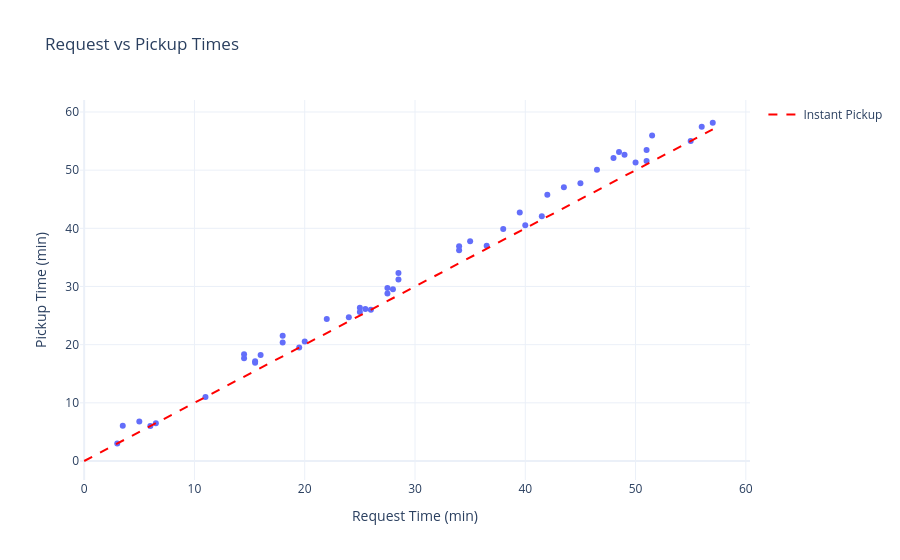

Here is the notebook cell this chart was saved with:
### Code cell
# Analyze user statistics
fig, wait_time_stats = analysis.analyze_user_stats(results_dir)
fig.show()

print('\n⏱️ Wait Time Statistics (minutes):')
print(wait_time_stats.to_string())

### Figure 1 — Plotly figure (JSON) as saved in the notebook; plotly's stock layout.template omitted (floating-point values rounded to 4 significant figures)
{"data": [{"hovertemplate": "Request Time (min)=%{x}<br>Pickup Time (min)=%{y}<extra></extra>", "legendgroup": "", "marker": {"color": "#636efa", "symbol": "circle"}, "mode": "markers", "name": "", "orientation": "v", "showlegend": false, "type": "scatter", "x": [6.5, 3, 6, 5, 3.5, 11, 15.5, 15.5, 14.5, 14.5, 19.5, 18, 20, 16, 18, 22, 24, 26, 25.5, 25, 25, 27.5, 28, 27.5, 28.5, 28.5, 34, 34, 36.5, 35, 38, 40, 42, 39.5, 41.5, 43.5, 45, 46.5, 50, 48, 51, 49, 51, 48.5, 51.5, 55, 56, 57], "xaxis": "x", "y": [6.5, 3, 6, 6.78, 6.067, 11, 16.9, 17.16, 18.33, 17.65, 19.5, 20.39, 20.53, 18.21, 21.53, 24.4, 24.73, 26, 26.13, 25.63, 26.34, 28.8, 29.52, 29.75, 31.2, 32.31, 36.25, 36.9, 37.03, 37.78, 39.87, 40.53, 45.75, 42.72, 42.07, 47.06, 47.77, 50.08, 51.33, 52.1, 51.57, 52.67, 53.46, 53.13, 55.97, 55, 57.47, 58.15], "yaxis": "y"}, {"line": {"color": "red", "dash": "dash"}, "mode": "lines", "name": "Instant Pickup", "type": "scatter", "x": [0, 57], "y": [0, 57]}], "layout": {"legend": {"tracegroupgap": 0}, "title": {"text": "Request vs Pickup Times"}, "xaxis": {"anchor": "y", "domain": [0, 1], "title": {"text": "Request Time (min)"}}, "yaxis": {"anchor": "x", "domain": [0, 1], "title": {"text": "Pickup Time (min)"}}}}
